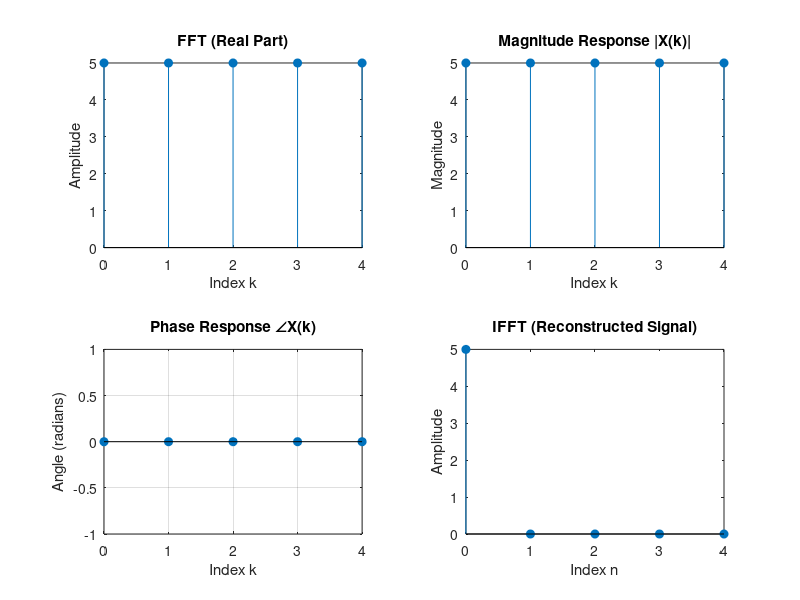

Write MATLAB code to recreate this figure.
clc; clear all; close all;

% Input sequence
x = input('Enter the sequence: ');
N = input('Enter the number of samples: ');

% Compute FFT
X = fft(x, N);
disp('FFT of the sequence:');
disp(X);

% Plot FFT (Real Part)
subplot(2,2,1);
stem(0:N-1, real(X), 'filled');  
xlabel('Index k');
ylabel('Amplitude');
title('FFT (Real Part)');

% Compute and Plot Magnitude Response
z = abs(X);
disp('Magnitude response is:');
disp(z);
subplot(2,2,2);
stem(0:N-1, z, 'filled');
xlabel('Index k');
ylabel('Magnitude');
title('Magnitude Response |X(k)|');

% Compute and Plot Phase Response
t = angle(X);
disp('Phase response is:');
disp(t);
subplot(2,2,3);
stem(0:N-1, t, 'filled');
xlabel('Index k');
ylabel('Angle (radians)');
title('Phase Response ∠X(k)');
grid on;

% Compute IFFT
x_ifft = ifft(X, N);
disp('Reconstructed sequence using IFFT:');
disp(real(x_ifft));

% Plot IFFT (Reconstructed Signal)
subplot(2,2,4);
stem(0:N-1, real(x_ifft), 'filled');
xlabel('Index n');
ylabel('Amplitude');
title('IFFT (Reconstructed Signal)');
